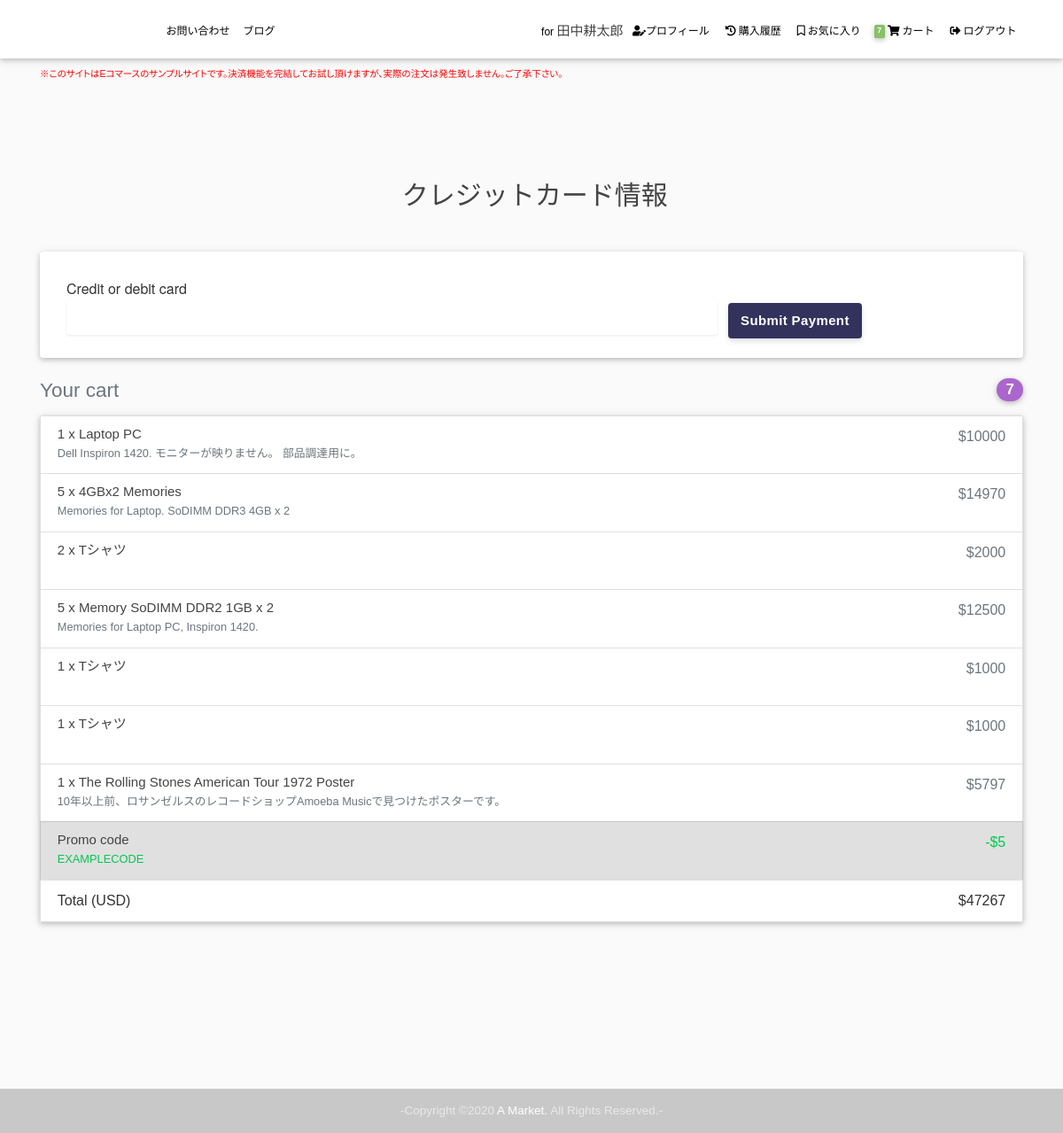
/payment/B/ (signed in), run on the app's committed database.
### core/models.py (models this page shows, shortened)
class Order(models.Model):
    user = models.ForeignKey(settings.AUTH_USER_MODEL,
                             on_delete=models.CASCADE, related_name="orders")
    items = models.ManyToManyField(OrderItem)
    start_date = models.DateTimeField(auto_now_add=True)
    ordered_date = models.DateTimeField()
    ordered = models.BooleanField(default=False)
    dispatched = models.BooleanField(default=False)
    shipping_address = models.ForeignKey(
        'users.ShippingAddress', on_delete=models.SET_NULL, blank=True, null=True)
    billing_address = models.ForeignKey(
        'users.BillingAddress', on_delete=models.SET_NULL, blank=True, null=True)
    payment_option = models.CharField(
        choices=PAYMENT_CHOICES, max_length=2, blank=True, null=True)
    delivery_time = models.CharField(
        choices=DELIVERY_TIME, max_length=2, blank=True, null=True)
    payment = models.ForeignKey(
        'Payment', on_delete=models.SET_NULL, blank=True, null=True)
    class Meta:
        verbose_name_plural = 'カート内全商品/注文済注文'
    def get_total(self):
        total = 0
        for order_item in self.items.all():
            total += order_item.get_final_price()
        return total

class OrderItem(models.Model):
    user = models.ForeignKey(settings.AUTH_USER_MODEL,
                             on_delete=models.CASCADE)
    ordered = models.BooleanField(default=False)
    item = models.ForeignKey(Item, on_delete=models.CASCADE)
    quantity = models.IntegerField(default=0)
    color = models.ForeignKey(
        ColorOption, on_delete=models.SET_NULL, blank=True, null=True)
    size = models.ForeignKey(
        SizeOption, on_delete=models.SET_NULL, blank=True, null=True)
    class Meta:
        verbose_name_plural = 'カート内各商品'
    def get_total_item_price(self):
        return self.quantity * self.item.price
    def get_total_discount_item_price(self):
        return self.quantity * self.item.discount_price
    def get_final_price(self):
        if self.item.discount_price:
            return self.get_total_discount_item_price()
        return self.get_total_item_price()

class Item(models.Model):
    title = models.CharField(max_length=100, verbose_name="商品名")
    price = models.IntegerField(verbose_name="価格")
    discount_price = models.IntegerField(
        blank=True, null=True, verbose_name="セール価格")
    category = models.ForeignKey(Category, on_delete=models.SET_NULL,
                                 related_name="items", null=True, blank=True, verbose_name="カテゴリー(option)")
    label = models.CharField(choices=LABEL_CHOICES,
                             max_length=2, blank=True, null=True, verbose_name="レーベル")
    slug = models.SlugField(blank=True, null=True, verbose_name="URL末尾")
    description = models.TextField(blank=True, null=True, verbose_name="商品説明")
    stock = models.IntegerField(blank=True, null=True, verbose_name="在庫数")
    pickup = models.BooleanField(default=False, verbose_name="トップページ厳選")
    featured = models.BooleanField(default=False, verbose_name="トップページおすすめ")
    draft = models.BooleanField(default=False, verbose_name="非公開にする")
    fav_users = models.ManyToManyField(
        settings.AUTH_USER_MODEL, related_name="fav_items", blank=True)
    image = models.ImageField(
        blank=True, upload_to='item_main_image/', verbose_name="メイン画像")
    image_large = ImageSpecField(source="image",
                                 processors=[ResizeToFit(1920, 1920)],
                                 format='JPEG'
                                 )
    image_medium = ImageSpecField(source='image',
                                  processors=[ResizeToFit(700, 700)],
                                  format="JPEG",
                                  options={'quality': 80}
                                  )
    image_small = ImageSpecField(source='image',
                                 processors=[ResizeToFill(250, 250)],
                                 format="JPEG",
                                 options={'quality': 80}
                                 )
    image_thumb = ImageSpecField(source='image',
                                 processors=[ResizeToFill(100, 100)],
                                 format="JPEG",
                                 options={'quality': 80}
                                 )
    class Meta:
        verbose_name_plural = '商品'

### core/views/payment.py (the view, shortened to what this page needs)
# urls.py: path('payment/<payment_option>/', PaymentView.as_view(), name='payment'),
class PaymentView(View):
    def get(self, *args, **kwargs):
        order = Order.objects.get(user=self.request.user, ordered=False)
        context = {
            'order': order,
        }
        return render(self.request, "checkout/payment.html", context)

### blog/context_processors.py (called while the page is built)
def global_val(request):
    archives = Post.objects.filter(draft=False).values(
        'date_posted__year', 'date_posted__month').annotate(Count('id')).order_by()
    return {
        'latest_posts': Post.objects.filter(draft=False).order_by('-date_posted')[:5],
        'drafts': Post.objects.filter(draft=True).order_by('-date_posted'),
        'post_categories': Category.objects.annotate(num_posts=Count('posts')).order_by('-num_posts'),
        'post_tags': Tag.objects.annotate(num_posts=Count('posts')).order_by('-num_posts'),
        'archives': archives
    }

### core/templatetags/cart_template_tags.py (called while the page is built)
@register.filter
def cart_item_count(user):
    if user.is_authenticated:
        qs = Order.objects.filter(user=user, ordered=False)
        if qs.exists():
            return qs[0].items.count()
    return 0

### templates/checkout/payment.html (shortened to what this page needs)
{% extends "base.html" %}
{% block content %}
<main class="mt-5 pt-4">
  <div class="container wow fadeIn">
    <h2 class="my-5 h2 text-center">クレジットカード情報</h2>
    <div class="row">
      <div class="col-md-12 mb-4">
        <div class="card">
          <form action="." method="post" id="stripe-form" autocomplete="off">
            <div class="stripe-form-row">
              <label for="card-element" id="stripeBtnLabel">
                Credit or debit card
              </label>
              <div id="card-element" class="StripeElement StripeElement--empty">
                <div class="__PrivateStripeElement"
                  style="margin: 0px !important; padding: 0px !important; border: none !important; display: block !important; background: transparent !important; position: relative !important; opacity: 1 !important;">
                  <iframe frameborder="0" allowtransparency="true" scrolling="no" name="__privateStripeFrame5"
                    allowpaymentrequest="true"
                    src="https://js.stripe.com/v3/elements-inner-card-19066928f2ed1ba3ffada645e45f5b50.html#style[base][color]=%2332325d&amp;style[base][fontFamily]=%22Helvetica+Neue%22%2C+Helvetica%2C+sans-serif&amp;style[base][fontSmoothing]=antialiased&amp;style[base][fontSize]=16px&amp;style[base][::placeholder][color]=%23aab7c4&amp;style[invalid][color]=%23fa755a&amp;style[invalid][iconColor]=%23fa755a&amp;componentName=card&amp;wait=false&amp;rtl=false&amp;keyMode=test&amp;origin=https%3A%2F%2Fstripe.com&amp;referrer=https%3A%2F%2Fstripe.com%2Fdocs%2Fstripe-js&amp;controllerId=__privateStripeController1"
                    title="Secure payment input frame"
                    style="border: none !important; margin: 0px !important; padding: 0px !important; width: 1px !important; min-width: 100% !important; overflow: hidden !important; display: block !important; height: 19.2px;"></iframe><input
                </div>
              </div>
              <div id="card-errors" role="alert"></div>
            </div>
            <button id="stripeBtn">Submit Payment</button>
          </form>
        </div>
      </div>
      <div class="col-md-12 mb-4">
        <h4 class="d-flex justify-content-between align-items-center mb-3">
          <span class="text-muted">Your cart</span>
          <span class="badge badge-secondary badge-pill">{{ order.items.count }}</span>
        </h4>
        <ul class="list-group mb-3 z-depth-1">
          {% for order_item in order.items.all %}
          <li class="list-group-item d-flex justify-content-between lh-condensed">
            <div>
              <h6 class="my-0">{{ order_item.quantity }} x {{ order_item.item.title}}</h6>
              <small class="text-muted">{{ order_item.item.description}}</small>
            </div>
            <span class="text-muted">${{ order_item.get_final_price }}</span>
          </li>
          {% endfor %}
          <li class="list-group-item d-flex justify-content-between bg-light">
            <div class="text-success">
              <h6 class="my-0">Promo code</h6>
              <small>EXAMPLECODE</small>
            </div>
            <span class="text-success">-$5</span>
          </li>
          <li class="list-group-item d-flex justify-content-between">
            <span>Total (USD)</span>
            <strong>${{ order.get_total }}</strong>
          </li>
        </ul>
      </div>
    </div>
  </div>
  {% endblock content %}

### templates/parts/navbar.html (shortened to what this page needs)
{% load cart_template_tags %}
<nav id="main-menu" class="navbar navbar-expand-lg navbar-light scrolling-navbar">
  <div class="container">
    <a class="navbar-brand waves-effect" href="{% url 'core:home' %}">
      <h1>{{ request.site.siteinfo.title }}</h1>
    </a>
    <div class="collapse navbar-collapse">
      <ul class="navbar-nav mr-auto">
        <li class="nav-item">
          <a class="nav-link waves-effect" href="{% url 'core:inquiry' %}">お問い合わせ</a>
        </li>
        <li class="nav-item">
          <a class="nav-link waves-effect" href="{% url 'blog-home' %}">ブログ</a>
        </li>
      </ul>
      <ul class="navbar-nav nav-flex-icons">
        {% if request.user.is_authenticated %}
        <li class="nav-item username">
          for
          {% if user.first_name and user.last_name %}
          <h5>{{ user.last_name }}{{ user.first_name }}</h5>
          {% else %}
          <h5>{{ user.username }}</h5>
          {% endif %}
        </li>
        <li class="nav-item">
          <a class="nav-link waves-effect" href="{% url 'user:profile' %}"><i class="fas fa-user-edit"></i>プロフィール</a>
        </li>
        <li class="nav-item">
          <a class="nav-link waves-effect" href="{% url 'user:order-history' %}"><i class="fas fa-history"></i>購入履歴</a>
        </li>
        <li class="nav-item">
          <a class="nav-link waves-effect" href="{% url 'user:fav-items' %}"><i class="far fa-bookmark"></i>お気に入り</a>
        </li>
        <li class="nav-item">
          <a id="nav-cart" class="nav-link waves-effect" href="{% url 'core:shopping-cart' %}">
            <span class="badge badge-quantity z-depth-1"> {{ request.user|cart_item_count }} </span>
            <i class="fas fa-shopping-cart"></i>
            <span class="clearfix d-sm-inline-block">カート</span>
          </a>
        </li>
        <li class="nav-item">
          <a class="nav-link waves-effect" href="{% url 'logout' %}">
            <span class="clearfix d-sm-inline-block"><i class="fas fa-sign-out-alt"></i>ログアウト</span>
          </a>
        </li>
        {% endif %}
      </ul>
    </div>
  </div>
</nav>
<div class="container">
  <p class="testing-alert">
    ※このサイトはEコマースのサンプルサイトです。決済機能を完結してお試し頂けますが、実際の注文は発生致しません。ご了承下さい。
  </p>
</div>

### templates/checkout/payment.html (style rules this page uses)
#stripeBtnLabel { font-family: "Helvetica Neue", Helvetica, sans-serif; font-size: 16px; font-variant: normal; padding: 0; margin: 0; -webkit-font-smoothing: antialiased; font-weight: 500; display: block; }
#stripeBtn { border: none; border-radius: 4px; outline: none; text-decoration: none; color: #fff; background: #32325d; white-space: nowrap; display: inline-block; height: 40px; line-height: 40px; padding: 0 14px; box-shadow: 0 4px 6px rgba(50, 50, 93, .11), 0 1px 3px rgba(0, 0, 0, .08); border-radius: 4px; font-size: 15px; font-weight: 600; letter-spacing: 0.025em; text-decoration: none; -webkit-transition: all 150ms ease; transition: all 150ms ease; float: left; margin-left: 12px; margin-top: 28px; }
#stripe-form { padding: 30px; height: 120px; }
#card-errors { height: 20px; padding: 4px 0; color: #fa755a; }
.stripe-form-row { width: 70%; float: left; }
.StripeElement { box-sizing: border-box; height: 40px; padding: 10px 12px; border: 1px solid transparent; border-radius: 4px; background-color: white; box-shadow: 0 1px 3px 0 #e6ebf1; -webkit-transition: box-shadow 150ms ease; transition: box-shadow 150ms ease; }

### data on the page
Order: items.count "7", get_total "47267"
OrderItem: quantity "1", item "Laptop PC", item.description "Dell Inspiron 1420. モニターが映りません。 部品調達用に。", get_final_price "10000"
OrderItem: quantity "5", item "4GBx2 Memories", item.description "Memories for Laptop. SoDIMM DDR3 4GB x 2", get_final_price "14970"
OrderItem: quantity "2", item "Tシャツ", get_final_price "2000"
OrderItem: quantity "5", item "Memory SoDIMM DDR2 1GB x 2", item.description "Memories for Laptop PC, Inspiron 1420.", get_final_price "12500"
OrderItem: quantity "1", item "Tシャツ", get_final_price "1000"
OrderItem: quantity "1", item "Tシャツ", get_final_price "1000"
OrderItem: quantity "1", item "The Rolling Stones American Tour 1972 Poster", item.description "10年以上前、ロサンゼルスのレコードショップAmoeba Musicで見つけたポスターです。", get_final_price "5797"

### other printed values
{{ user.last_name }} "田中"
{{ user.first_name }} "耕太郎"
{{ request.user|cart_item_count }} "7"
